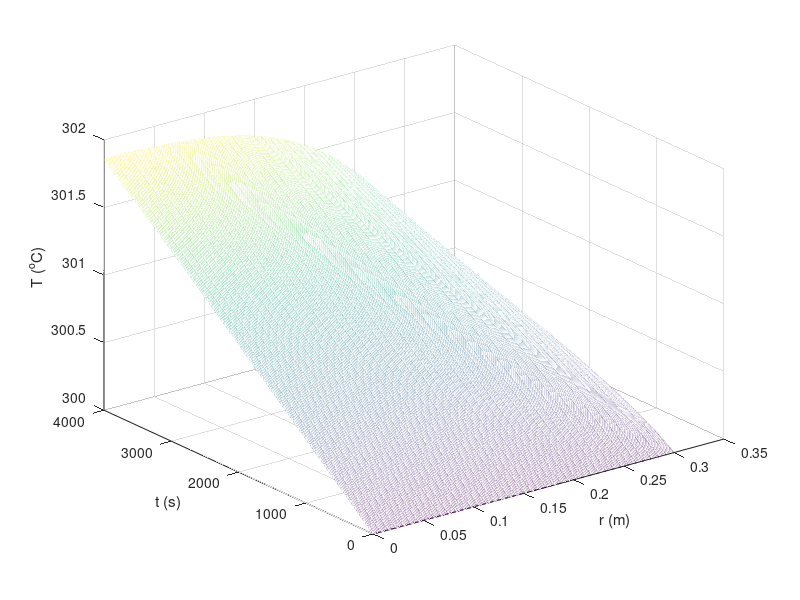

Here is the MATLAB script that generated this plot:
clc;clear;close all

Ti = 300; % initial temperature
p = 960; Cp = 2200; R = 0.3; h = 75; qdot = 1000; Tinf = 300;
k = 5;

ndx = 40; nx = ndx+1;
dr = R/ndx;
r = 0:dr:R;

ndt=1200; Lt = 4000;
nt=ndt+1;
dt=Lt/ndt;
t=0:dt:Lt;

T = zeros(nt,nx);
T(1,:) = Ti;
T(:,1) = Ti;
T(:,nx)= Ti;

alpha = k/p/Cp;
beta = qdot/p/Cp;

for m=1:nt-1
    for i = 2:nx-1
        T(m+1,i) = T(m,i)+alpha*dt*(T(m,i+1)-2*T(m,i)+T(m,i-1))/dr^2+alpha*dt/r(i)*(T(m,i+1)-T(m,i-1))/2/dr+beta*dt;
    end
    T(m+1,1)  = T(m+1,2);
    T(m+1,nx) = (T(m+1,nx-1) + h*dr*Tinf/k)/(1+h*dr/k); 
end
mesh(r,t,T)
xlabel('r (m)')
ylabel('t (s)')
zlabel('T (^oC)')